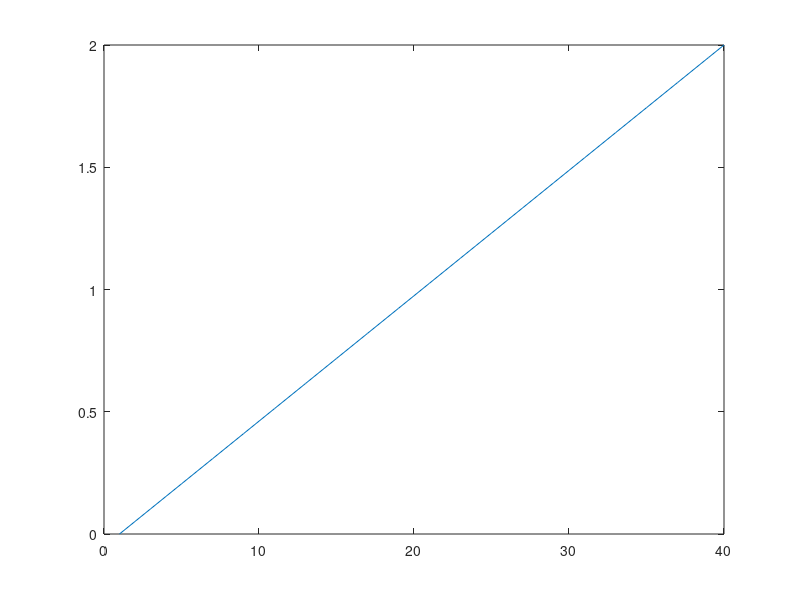

Write MATLAB code to recreate this figure.
p0=1;
p1=0;
p2=2;
s=[];
n=[];
       for ii=1:40
           ii=ii-1;
           h=(1-ii/39)^2*p1+2/39*ii*(1-ii/39)*p0+(ii/39)^2*p2;
           s=[s h];
%            if ii<19
%                f=1-ii/19;
%            else
%                f=1.9*ii/19-1.9;
%            end
%            n=[n f];
       end
       plot(s)
       hold on
%        plot(n)